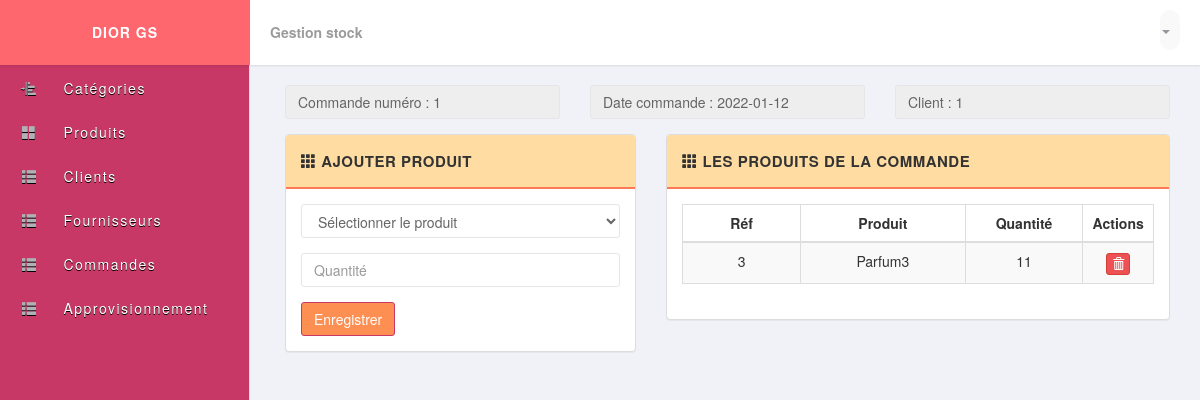
Page /commande_produit.php?num=1 on the committed database.
### tables this page shows
CREATE TABLE IF NOT EXISTS `commande` (
  `num` int(11) NOT NULL,
  `adresse_livraison` varchar(100) NOT NULL,
  `date_commande` date NOT NULL,
  `id_client` int(11) NOT NULL,
  PRIMARY KEY (`num`)
);

CREATE TABLE IF NOT EXISTS `commande_produit` (
  `num` int(11) NOT NULL,
  `ref` int(11) NOT NULL,
  `quantite` int(11) NOT NULL,
  PRIMARY KEY (`num`,`ref`)
);

CREATE TABLE IF NOT EXISTS `produit` (
  `reference` varchar(20) NOT NULL,
  `description` varchar(100) NOT NULL,
  `quantite_stock` int(11) NOT NULL,
  `prix_achat` float NOT NULL,
  `prix_vente` float NOT NULL,
  `categorie` int(50) NOT NULL,
  PRIMARY KEY (`reference`)
);

### dbaccess.php (called while the page is built, shortened)
<?php
class Dbaccess
{
    private $_dbHost = 'localhost';
    private $_dbUser = 'root';
    private $_dbPass = '';
    private $_dbName = 'diorgs';
    private $_statement;
    private $_dbHandler;
    public function __construct()
    {
        $conn = 'mysql:host=' . $this->_dbHost . ';dbname=' . $this->_dbName . ';port=3308';
        try {
            $this->_dbHandler = new PDO($conn, $this->_dbUser, $this->_dbPass);
        } catch (PDOException $e) {
            $this->_error = $e->getMessage();
            echo $this->_error;
        }
    }
    public function query($sql)
    {
        $this->_statement = $this->_dbHandler->prepare($sql);
    }
    public function execute()
    {
        return $this->_statement->execute();
    }
    public function resultSet()
    {
        $this->execute();
        return $this->_statement->fetchAll(PDO::FETCH_OBJ);
    }
    public function single()
    {
        $this->execute();
        return $this->_statement->fetch(PDO::FETCH_OBJ);
    }
}

### Classes.php (called while the page is built, shortened)
<?php
require_once('dbaccess.php');
class Commande
{
    private  $_num;
    public function setNum($num)
    {
        $this->_num = $num;
    }
    public function trouverCommande()
    {
        $_dba = new Dbaccess();
        $_dba->query("Select * from commande where num='" . $this->_num . "'");
        return $_dba->single();
    }
};
class CommandeProduit
{
    public function getAll()
    {
        $_dba = new Dbaccess();
        $_dba->query("Select * from commande_produit cp
                    inner join commande c on cp.num=c.num
                    inner join produit p on p.reference=cp.ref");
        return $_dba->resultSet();
    }
};

### commande_produit.php (the view, shortened to what this page needs)
<?php
require_once('Classes.php');
$cmdprd = new CommandeProduit();
$lst = $cmdprd->getAll();
$cmd = new Commande();
$cmd->setNum($_GET['num']);
$cmd = $cmd->trouverCommande();
?>
<?php include_once('header.php'); ?>
<div class="row" style="margin-bottom:15px">
  <div class="col-md-4">
    <input type="text" class="form-control" name="num_commande" value="Commande numéro : <?php echo $cmd->num ?>" disabled>
  </div>
  <div class="col-md-4">
    <input type="text" class="form-control" name="num_commande" value="Date commande : <?php echo $cmd->date_commande ?>" disabled>
  </div>
  <div class="col-md-4">
    <input type="text" class="form-control" name="num_commande" value="Client : <?php echo $cmd->id_client ?>" disabled>
  </div>
</div>
<div class="row">
  <div class="col-md-5">
    <div class="panel panel-default">
      <div class="panel-heading">
        <strong>
          <span class="glyphicon glyphicon-th"></span>
          <span>Ajouter produit</span>
        </strong>
      </div>
      <div class="panel-body">
        <form method="post" action="enregistrer_commande_produit.php?num=<?php echo $cmd->num ?>">
          <div class="form-group">
            <div class="row">
              <div class="col-md-12">
                <select class="form-control" name="produit">
                  <option value="">Sélectionner le produit</option>
                </select>
              </div>
            </div>
          </div>
          <div class="form-group">
            <input type="number" class="form-control" name="quantite" placeholder="Quantité">
          </div>
          <button type="submit" name="enregistrer_commande_produit" class="btn btn-primary">Enregistrer</button>
        </form>
      </div>
    </div>
  </div>
  <div class="col-md-7">
    <div class="panel panel-default">
      <div class="panel-heading">
        <strong>
          <span class="glyphicon glyphicon-th"></span>
          <span>Les produits de la commande</span>
        </strong>
      </div>
      <div class="panel-body">
        <table class="table table-bordered table-striped table-hover">
          <thead>
            <tr>
              <th class="text-center" style="width: 25%;">Réf</th>
              <th class="text-center" style="width: 35%;">Produit</th>
              <th class="text-center" style="width: 25%;">Quantité</th>
              <th class="text-center" style="width: 20%;">Actions</th>
            </tr>
          </thead>
          <tbody>
            <?php foreach ($lst as $c) : ?>
              <tr>
                <td class="text-center"><?php echo $c->ref; ?></td>
                <td class="text-center"><?php echo $c->description; ?></td>
                <td class="text-center"><?php echo $c->quantite; ?></td>
                <td class="text-center">
                  <div class="btn-group">
                    <a href="delete_categorie.php?id=<?php
                                                      ?>" class="btn btn-xs btn-danger" data-toggle="tooltip" title="Remove">
                      <span class="glyphicon glyphicon-trash"></span>
                    </a>
                  </div>
                </td>
              </tr>
            <?php endforeach; ?>
          </tbody>
        </table>
      </div>
    </div>
  </div>
</div>
</div>
<?php include_once('footer.php'); ?>

### css/main.css (style rules this page uses)
body { font-family: 'Helvetica Neue', Helvetica, Arial, sans-serif; font-weight: 400; overflow-x: hidden; overflow-y: auto; background: #f1f2f7; height: 100%; width: 100%; }
a { color #777; text-decoration: none; }
.panel-default >.panel-heading { background-color: #FFDCA2; border-bottom: 2px solid #FF7857; font-size: 15px; text-transform: uppercase; letter-spacing: .5px; padding: 15px; }
.form-control { color: #646464; border: 1px solid #e6e6e6; border-radius: 3px; -webkit-box-shadow: none; -moz-box-shadow: none; box-shadow: none; -moz-transition: all .15s ease-out; -webkit-transition: all .15s ease-out; transition: all .15s ease-out; }
.btn { border-radius: 3px; -webkit-transition: all 300ms ease-in-out; -moz-transition: all 300ms ease-in-out; transition: all 300ms ease-in-out; }
.btn-primary { color: #fff; background-color: #FD8F52; border-color: #C73866 }
.btn-danger { background-color: #ed5153 }

### rows in the picture
commande: num_commande "Commande numéro : 1", num_commande "Date commande : 2022-01-12", num_commande "Client : 1"
commande_produit: ref "3", produit.description "Parfum3", quantite "11"
